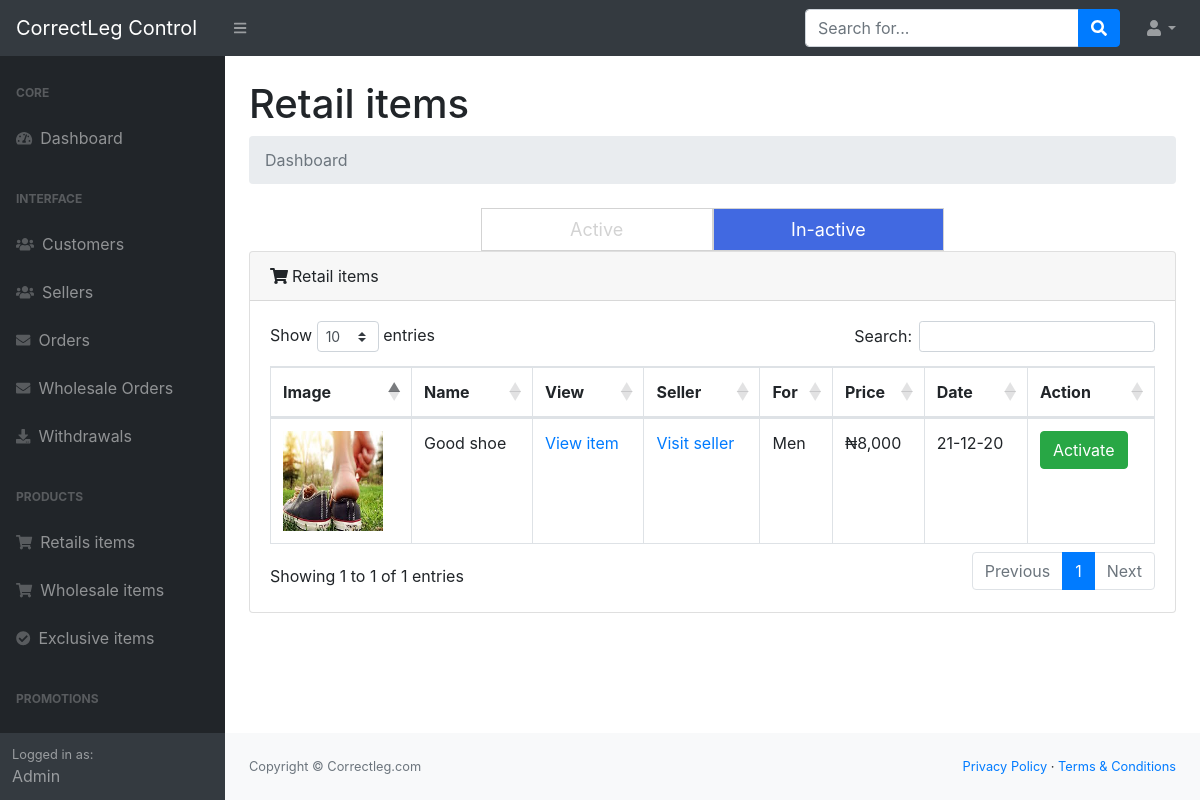
/c-panel/inactive-retail-items.php (signed in), run on the app's committed database.
### tables this page shows
CREATE TABLE `product` (
  `id` int(11) NOT NULL,
  `uniqueid` varchar(500) NOT NULL,
  `sellerid` varchar(500) NOT NULL,
  `name` varchar(500) NOT NULL,
  `description` varchar(500) NOT NULL,
  `image1` varchar(500) NOT NULL,
  `image2` varchar(500) NOT NULL,
  `image3` varchar(500) NOT NULL,
  `image4` varchar(500) NOT NULL,
  `image5` varchar(500) NOT NULL,
  `itemisfor` varchar(500) NOT NULL,
  `itemtype` varchar(500) NOT NULL,
  `color` varchar(500) NOT NULL,
  `size` varchar(500) NOT NULL,
  `brandname` varchar(500) NOT NULL,
  `howmany` varchar(500) NOT NULL,
  `price` varchar(500) NOT NULL,
  `old_price` varchar(500) NOT NULL,
  `time` varchar(500) NOT NULL,
  `date` varchar(500) NOT NULL,
  `status` varchar(500) NOT NULL,
  `productcode` varchar(500) NOT NULL,
  `exclusive` varchar(500) NOT NULL,
  `views` varchar(500) NOT NULL,
  `stars` varchar(500) NOT NULL
);

### functions.php (called while the page is built, shortened)
<?php
function get_item_seller_id($itemid)
{
    global $conn;
    $sql = "SELECT * FROM product WHERE uniqueid='$itemid';";
    $result = mysqli_query($conn, $sql);
    $row = mysqli_fetch_assoc($result);
    $sellerid = $row['sellerid'];
    return $sellerid;
}

### c-panel/inactive-retail-items.php (the view, shortened to what this page needs)
<?php
include '../dbconn.php';
include '../functions.php';
?>
<!DOCTYPE html>
<html lang="en">
<head>
    <link href="css/styles.css" rel="stylesheet" />
    <link href="https://cdn.datatables.net/1.10.20/css/dataTables.bootstrap4.min.css" rel="stylesheet" />
</head>
<body class="sb-nav-fixed">
    <?php
    include 'sidebar.php'; ?>
    <div id="layoutSidenav_content">
        <main>
            <div class="container-fluid">
                <h1 class="mt-4">Retail items</h1>
                <ol class="breadcrumb mb-4">
                    <li class="breadcrumb-item active">Dashboard</li>
                </ol>
                <div class="switch-btns-container">
                    <a href="active-retail-items.php" class="switch-btns" style="width:50%;">Active</a>
                    <a href="inactive-retail-items.php" class="switch-btns active" style="width:50%;">In-active</a>
                </div>
                <?php
                $sql = "SELECT * FROM product WHERE status='inactive';";
                $result = mysqli_query($conn, $sql);
                $numrows = mysqli_num_rows($result);
                ?>
                <div class="card mb-4">
                    <div class="card-header">
                        <i class="fas fa-shopping-cart mr-1"></i>Retail items
                    </div>
                    <div class="card-body">
                        <div class="table-responsive">
                            <table class="table table-bordered" id="dataTable" width="100%" cellspacing="0">
                                <thead>
                                    <tr>
                                        <th>Image</th>
                                        <th>Name</th>
                                        <th>View</th>
                                        <th>Seller</th>
                                        <th>For</th>
                                        <th>Price</th>
                                        <th>Date</th>
                                        <th>Action</th>
                                    </tr>
                                </thead>
                                <tbody>
                                    <?php
                                    if ($numrows != 0) {
                                        while ($row = mysqli_fetch_assoc($result)) {
                                    ?>
                                            <tr>
                                                <td><img src="../<?php echo $row['image1']; ?>" class="item-img"></td>
                                                <td><?php echo $row['name']; ?></td>
                                                <td><a href="view-item.php?item_id=<?php echo $row['uniqueid']; ?>">View item</a></td>
                                                <td><a href="view-seller.php?seller_id=<?php echo get_item_seller_id($row['uniqueid']); ?>">Visit seller</a></td>
                                                <td><?php echo $row['itemisfor']; ?></td>
                                                <td><?php echo "<span>&#8358</span>" . number_format($row['price']); ?></td>
                                                <td><?php echo $row['date']; ?></td>
                                                <td><a href="retail-items-handler.php?activate_item=true&item_id=<?php echo $row['uniqueid']; ?>" class="btn btn-success">Activate</a></td>
                                            </tr>
                                    <?php
                                        }
                                    } else {
                                        echo "<div style='width:100%;'>
                                        <div style='width:100%;padding:10px;text-align:center;font-size:60px;color:lightgrey'><i class='fa fa-shopping-cart'></i></div>
                                        <div style='width:100%;padding:10px;text-align:center;font-size:60px;color:lightgrey'>No In-Active items yet!</div>
                                        </div>";
                                    }
                                    ?>
                                </tbody>
                            </table>
                        </div>
                    </div>
                </div>
            </div>
        </main>
        <?php include 'footer.php'; ?>
    </div>
    </div>
</body>
</html>

### c-panel/inactive-retail-items.php (style rules this page uses)
* { margin: 0; padding: 0; }
@media only screen and (min-width: 690px) { .item-img { width: 100px; height: 100px; } }

### data on the page
product: image1 (picture), name "Good shoe", itemisfor "Men", price "8,000", date "21-12-20"
